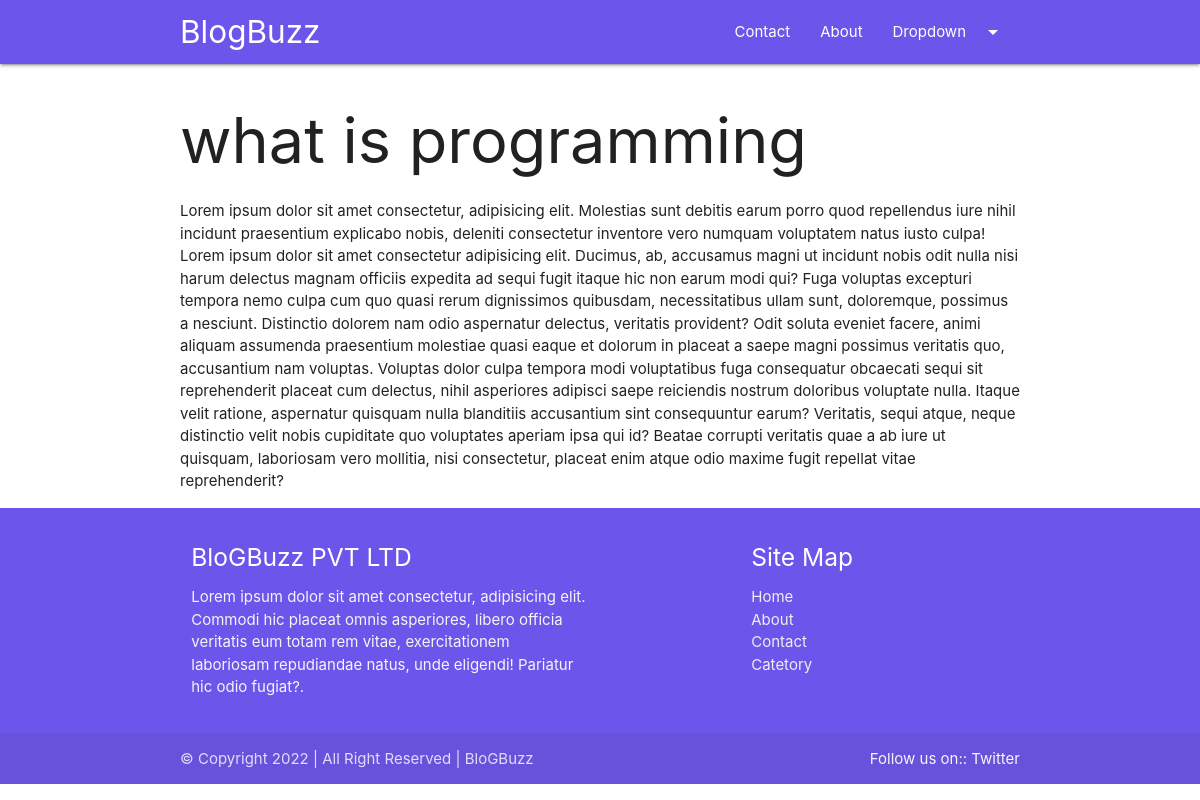
The app's page /blog/what-is-programming with its own data.
### iblog/models.py (models this page shows, shortened)
class Post(models.Model):
    post_id=models.AutoField(primary_key=True)
    post_title=models.CharField(max_length=200)
    content=models.TextField()
    url=models.CharField(max_length=100)
    category=models.ForeignKey(Category, on_delete=models.CASCADE)
    image=models.ImageField(upload_to='media/post')

### iblog/views.py (the view)
# urls.py: path('blog/<slug:url>', views.Blog_post),
def Blog_post(request, url):
    singlepost=Post.objects.filter(url=url)
    cats=Category.objects.all()
    return render(request, 'post.html', {'single': singlepost, 'cats':cats,})

### template/post.html (shortened to what this page needs)
{% extends "base.html" %}
{% block body %}
    <div class="container">
    {% for sp  in single %}
        <h1>{{sp.post_title}}</h1>
        <p> {{sp.content | safe }} </p>
    {% endfor %}
    </div>
{% endblock body %}

### records on screen
Post: post_title "what is programming", content "Lorem ipsum dolor sit amet consectetur, adipisicing elit. Molestias sunt debitis earum porro quod repellendus iure nihil incidunt praesentium explicabo nobis, deleniti consectetur inventore vero numquam voluptatem natus iusto culpa! Lorem ipsum dolor sit amet consectetur adipisicing elit. Ducimus, ab, accusamus magni ut incidunt nobis odit nulla nisi harum delectus magnam officiis expedita ad sequi fugit itaque hic non earum modi qui? Fuga voluptas excepturi tempora nemo culpa cum quo quasi rerum dignissimos quibusdam, necessitatibus ullam sunt, doloremque, possimus a nesciunt. Distinctio dolorem nam odio aspernatur delectus, veritatis provident? Odit soluta eveniet facere, animi aliquam…"
